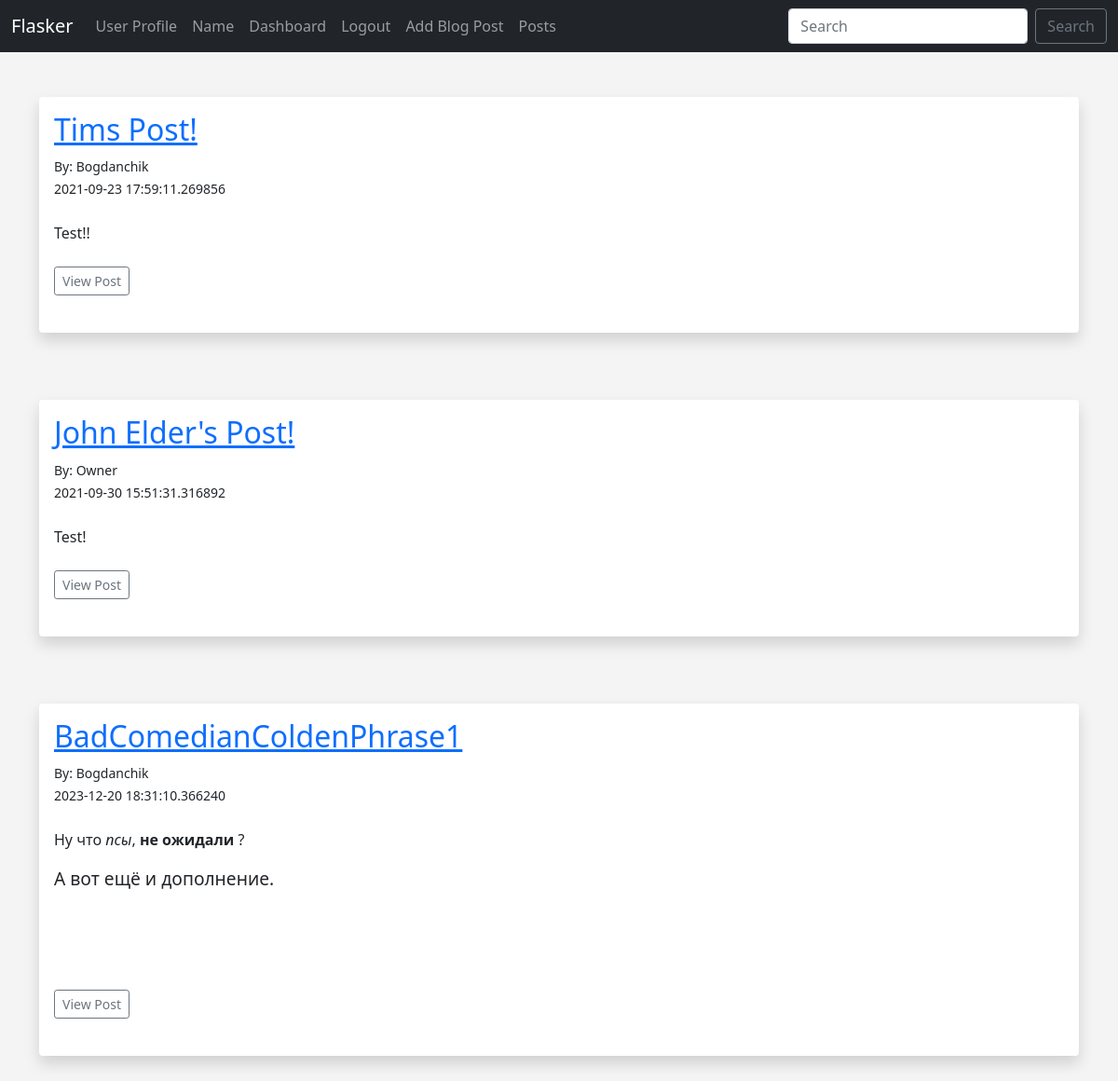
Screenshot of /posts (signed in) with the database file from the repository.
### app.py (models this page shows, shortened)
class Posts(db.Model):
	id = db.Column(db.Integer, primary_key=True)
	title = db.Column(db.String(255))
	content = db.Column(db.Text)
	date_posted = db.Column(db.DateTime, default=datetime.utcnow)
	slug = db.Column(db.String(255))
	poster_id = db.Column(db.Integer, db.ForeignKey('users.id'))

class Users(db.Model, UserMixin):
	id = db.Column(db.Integer, primary_key=True)
	username = db.Column(db.String(20), nullable=False, unique=True)
	name = db.Column(db.String(200), nullable=False)
	email = db.Column(db.String(120), nullable=False, unique=True)
	favorite_color = db.Column(db.String(120))
	about_author = db.Column(db.Text(500), nullable=True)
	date_added = db.Column(db.DateTime, default=datetime.utcnow)
	profile_pic = db.Column(db.String(), nullable=True)
	password_hash = db.Column(db.String(128))
	posts = db.relationship('Posts', backref='poster')
	@property
	def password(self):
		raise AttributeError('password is not a readable attribute!')

### app.py (the view)
@app.route('/posts')
def posts():
	posts = Posts.query.order_by(Posts.date_posted)
	return render_template("posts.html", posts=posts)

### webforms.py
class SearchForm(FlaskForm):
	searched = StringField("Searched", validators=[DataRequired()])
	submit = SubmitField("Submit")

### app.py (called while the page is built)
@login_manager.user_loader
def load_user(user_id):
	return Users.query.get(int(user_id))

@app.context_processor
def base():
	form = SearchForm()
	return dict(form=form)

### templates/posts.html (shortened to what this page needs)
{% extends 'base.html' %}
{% block content %}
<br/>
{% for post in posts %}
<div class="shadow p-3 mb-5 bg-body rounded">
	<h2><a href="{{ url_for('post', id=post.id)}}">{{ post.title }}</a></h2>
	<small>By: {{ post.poster.name }}<br/>
	{{ post.date_posted }}</small> <br/><br/>
	{{ post.content|safe }}
	<br/><br/>
	<a href="{{ url_for('post', id=post.id)}}" class="btn btn-outline-secondary btn-sm">View Post</a>
	<br/><br/>
</div>
<br/>
{% endfor %}
{% endblock %}

### static/css/style.css (style rules this page uses)
body { background: #f4f4f4; }

### rows the page displays
Posts: title "Tims Post!", poster.name "Bogdanchik", date_posted "2021-09-23 17:59:11.269856", content "Test!!"
Posts: title "John Elder's Post!", poster.name "Owner", date_posted "2021-09-30 15:51:31.316892", content "Test!"
Posts: title "BadComedianColdenPhrase1", poster.name "Bogdanchik", date_posted "2023-12-20 18:31:10.366240", content "Ну что псы , не ожидали ? А вот ещё и дополнение."
